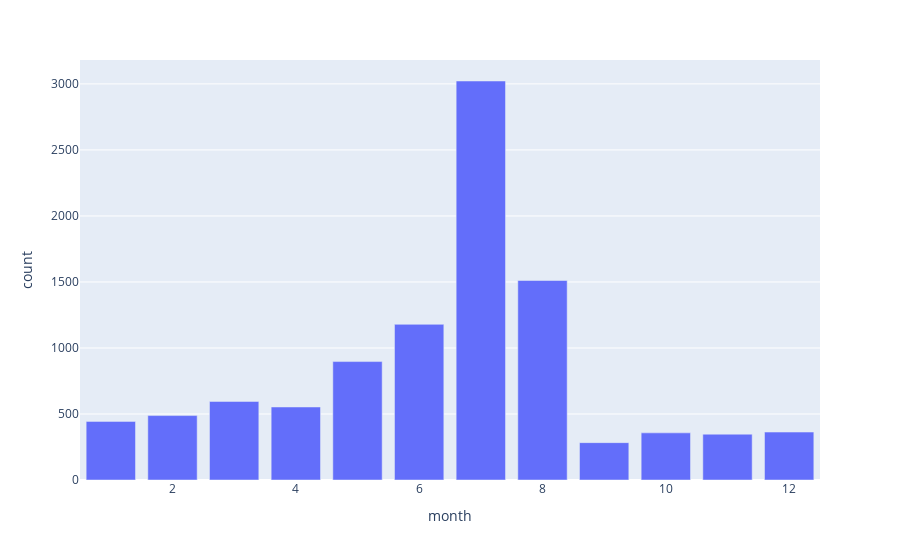

The notebook cell saved with this chart:
### Code cell
need_visualisation(df1=output,column1='month',column2='count',visual='bar')

### Figure 1 — Plotly figure (JSON) as saved in the notebook; plotly's stock layout.template omitted (floating-point values rounded to 4 significant figures)
{"data": [{"alignmentgroup": "True", "hovertemplate": "month=%{x}<br>count=%{y}<extra></extra>", "legendgroup": "", "marker": {"color": "#636efa", "pattern": {"shape": ""}}, "name": "", "offsetgroup": "", "orientation": "v", "showlegend": false, "textposition": "auto", "type": "bar", "x": [7, 8, 6, 5, 3, 4, 2, 1, 12, 10, 11, 9], "xaxis": "x", "y": [3022, 1511, 1179, 897, 595, 553, 488, 444, 363, 357, 347, 283], "yaxis": "y"}], "layout": {"barmode": "relative", "legend": {"tracegroupgap": 0}, "margin": {"t": 60}, "xaxis": {"anchor": "y", "domain": [0, 1], "title": {"text": "month"}}, "yaxis": {"anchor": "x", "domain": [0, 1], "title": {"text": "count"}}}}
